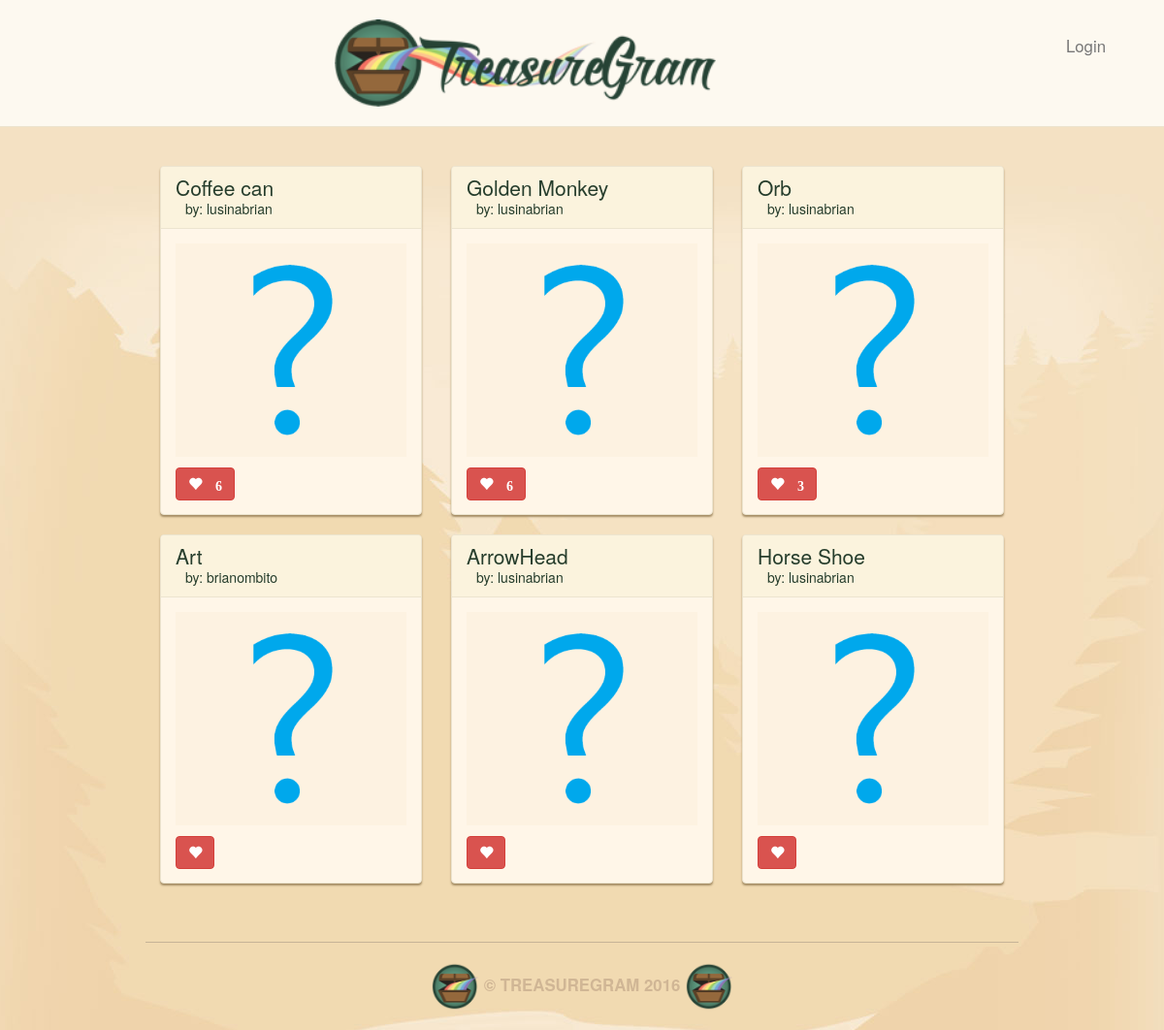
Before: / with the older database file.
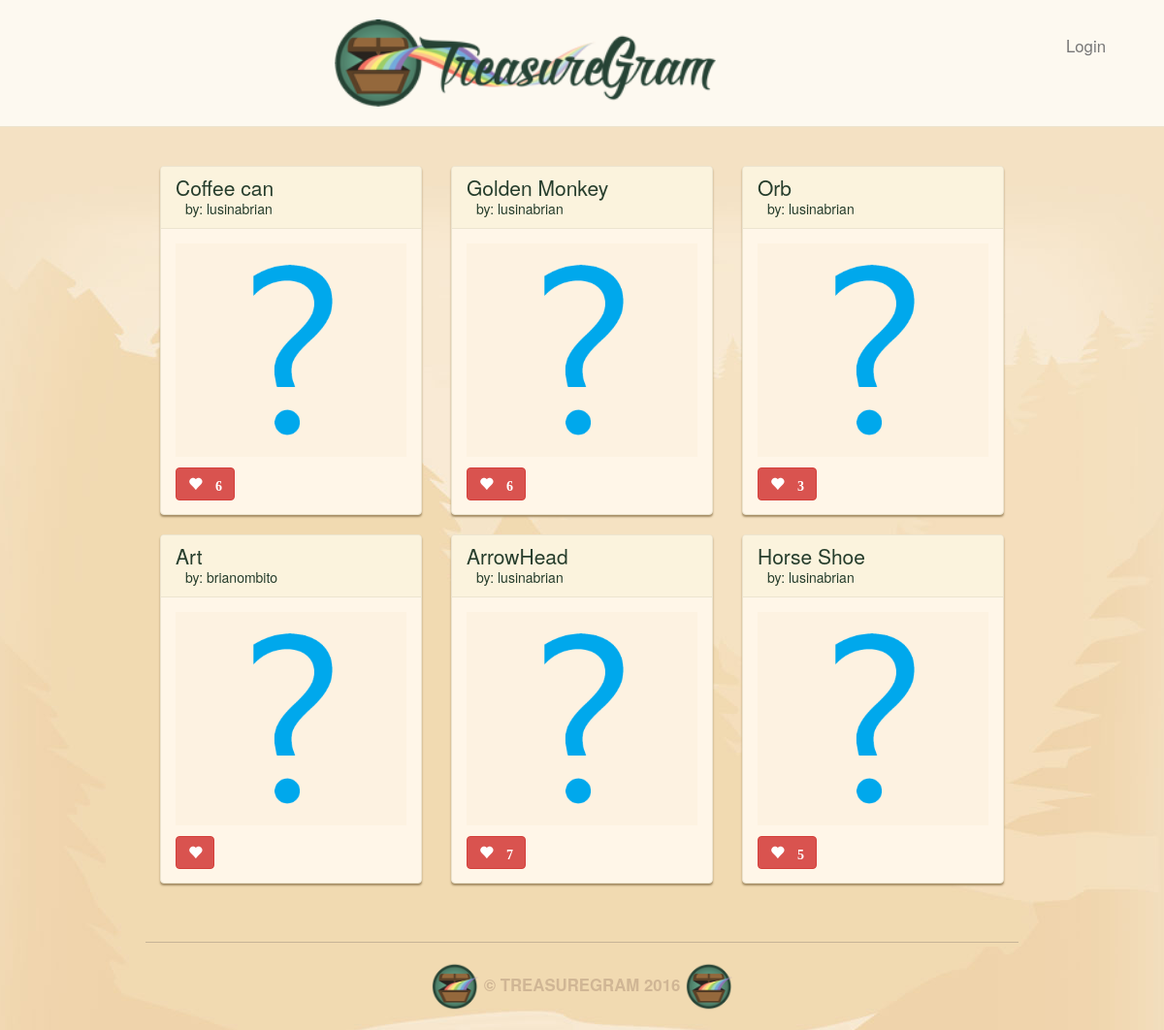
After: the same page with the newer database file.
### main_app/models.py (models this page shows, shortened)
class Treasures(models.Model):
    user = models.ForeignKey(User)
    name = models.CharField(max_length=100)
    value = models.DecimalField(max_digits=10, decimal_places=2)
    material = models.CharField(max_length=100)
    location = models.CharField(max_length=100)
    image = models.ImageField(upload_to='media/treasure_images', default='media/default.png')
    likes = models.IntegerField(default=0)

### main_app/views.py (the view)
# urls.py: url(r'^$', views.index, name='index'),
def index(request):
    treasures = Treasures.objects.all()
    form = TreasureForm()
    context = {"treasures": treasures, "form": form}
    return render(request=request, template_name="index.html", context=context)

### main_app/templates/index.html (shortened to what this page needs)
{% extends 'base.html' %}
{% load staticfiles %}
{% block content %}
	<div class="row">
	{% for treasure in treasures %}
      <div class="col-md-4">
      <div class="treasure panel panel-default">
        <div class="panel-heading">
          <h3 class="panel-title">{{ treasure.name }}</h3>
          <a class="panel-username" href="/user/{{treasure.user.username}}/">
              by: {{ treasure.user.username }}
          </a>
        </div>
        <div class="panel-body">
          <a href="/{{treasure.id}}/">
          <div class="treasure-photo">
            <img src="{{ treasure.image.url }}">
          </div>
          </a>
          <button id ="likes" data-id="{{treasure.id}}" class="btn btn-mini btn-danger glyphicon glyphicon-heart" type="button">
            {% if treasure.likes > 0 %} {{ treasure.likes }} {% endif %}
          </button>
        </div>
      </div>
      </div>
      {% if forloop.counter|divisibleby:3 and not forloop.last %}
        </div><br><div class="row">
      {% endif %}
	{% endfor %}
	</div><br>
{% endblock %}

Changed rows visible on the page:
changed Treasures "ArrowHead": likes (not shown) → "7"
changed Treasures "Horse Shoe": likes (not shown) → "5"
